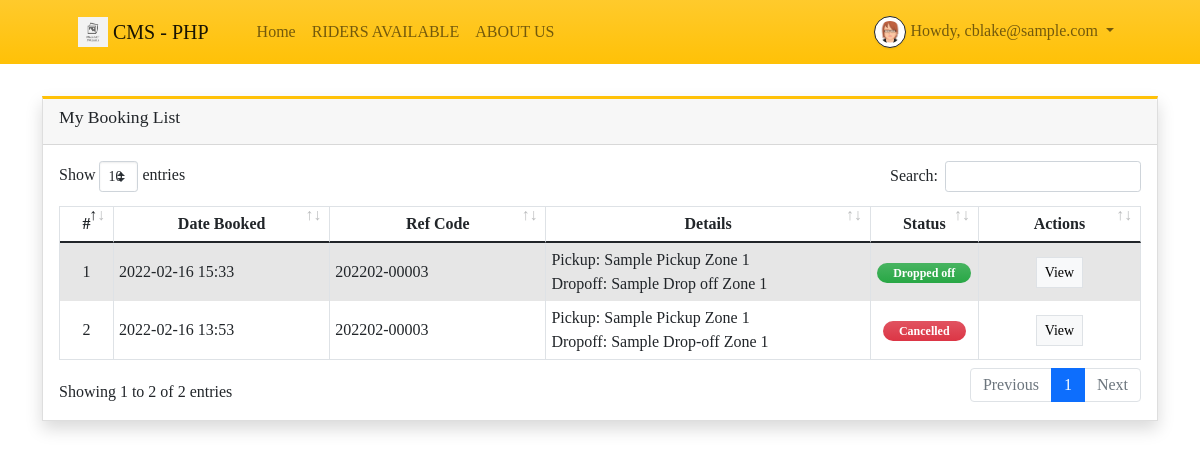
/?p=booking_list (signed in), run on the app's committed database.
### tables this page shows
CREATE TABLE `booking_list` (
  `id` int(30) NOT NULL,
  `ref_code` varchar(100) NOT NULL,
  `client_id` int(30) NOT NULL,
  `cab_id` int(30) NOT NULL,
  `pickup_zone` text NOT NULL,
  `drop_zone` text NOT NULL,
  `status` tinyint(2) NOT NULL DEFAULT 0 COMMENT '0 = Pending,\r\n1 = Driver has Confirmed,\r\n2 = Pickup,\r\n3 = drop-off,\r\n4 = cancelled',
  `date_created` datetime NOT NULL DEFAULT current_timestamp(),
  `date_updated` datetime DEFAULT NULL ON UPDATE current_timestamp()
);

### classes/DBConnection.php (called while the page is built, shortened)
<?php
class DBConnection{
    private $host = DB_SERVER;
    private $username = DB_USERNAME;
    private $password = DB_PASSWORD;
    private $database = DB_NAME;
    public $conn;
    public function __construct(){
        if (!isset($this->conn)) {
            $this->conn = new mysqli($this->host, $this->username, $this->password, $this->database);
        }
    }
}
?>

### classes/SystemSettings.php (called while the page is built, shortened)
<?php
class SystemSettings extends DBConnection{
	function userdata($field = ''){
		if(!empty($field)){
			if(isset($_SESSION['userdata'][$field]))
				return $_SESSION['userdata'][$field];
			else
				return null;
		}else{
			return false;
		}
	}
}
$_settings = new SystemSettings();
?>

### booking_list.php (the view, shortened to what this page needs)
<div class="content py-5 mt-5">
    <div class="container">
        <div class="card card-outline card-warning shadow rounded-0">
            <div class="card-header">
                <h4 class="card-title">My Booking List</h4>
            </div>
            <div class="card-body">
                <table class="table table-striped table-bordered">
                    <colgroup>
                        <col width="5%">
                        <col width="20%">
                        <col width="20%">
                        <col width="30%">
                        <col width="10%">
                        <col width="15%">
                    </colgroup>
                    <thead>
                        <tr>
                            <th class="text-center">#</th>
                            <th class="text-center">Date Booked</th>
                            <th class="text-center">Ref Code</th>
                            <th class="text-center">Details</th>
                            <th class="text-center">Status</th>
                            <th class="text-center">Actions</th>
                        </tr>
                    </thead>
                    <tbody>
                        <?php
                        $i = 1;
                            $qry = $conn->query("SELECT * FROM `booking_list` where client_id = '{$_settings->userdata('id')}' order by unix_timestamp(date_created) desc");
                            while($row = $qry->fetch_assoc()):
                        ?>
                        <tr>
                            <td class="text-center"><?= $i++; ?></td>
                            <td><?= date("Y-m-d H:i", strtotime($row['date_created'])) ?></td>
                            <td><?= $row['ref_code'] ?></td>
                            <td>
                                <p class="m-0 truncate-1">Pickup: <?= $row['pickup_zone'] ?></p>
                                <p class="m-0 truncate-1">Dropoff: <?= $row['drop_zone'] ?></p>
                            </td>
                            <td class="text-center">
                                <?php
                                    switch($row['status']){
                                        case 3:
                                            echo "<span class='badge badge-success bg-gradient-success px-3 rounded-pill'>Dropped off</span>";
                                            break;
                                        case 4:
                                            echo "<span class='badge badge-danger bg-gradient-danger px-3 rounded-pill'>Cancelled</span>";
                                            break;
                                    }
                                ?>
                            </td>
                            <td class="text-center">
                                <button type="button" class="btn btn-flat btn-light border btn-sm view_data" data-id="<?= $row['id'] ?>">View</button>
                            </td>
                        </tr>
                        <?php endwhile; ?>
                    </tbody>
                </table>
            </div>
        </div>
    </div>
</div>

### data on the page
booking_list: date_created "2022-02-16 15:33", ref_code "202202-00003", pickup_zone "Sample Pickup Zone 1", drop_zone "Sample Drop off Zone 1", status "Dropped off"
booking_list: date_created "2022-02-16 13:53", ref_code "202202-00003", pickup_zone "Sample Pickup Zone 1", drop_zone "Sample Drop-off Zone 1", status "Cancelled"

### other printed values
$_settings->info('short_name') "CMS - PHP"
$_settings->userdata('email') "cblake@sample.com"
